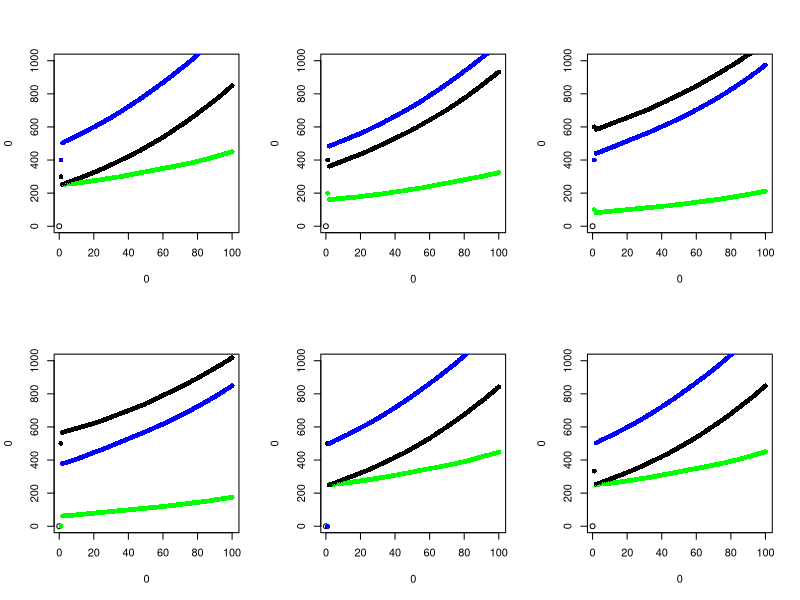

Generate this figure with R:
maxCount <- 100
deathRate <- c(0.995,0.99,0.993)

hardyW <- function(curGen, count) {
	# plot
	print(curGen)
	points(count,curGen[1],col="green",pch=16)
	points(count,curGen[2],col="blue",pch=16)
	points(count,curGen[3],col="black",pch=16)
	# calc next generation
	if(count < maxCount) {
		alleles <- sum(curGen) * 2
		p <- (curGen[1] * 2 + curGen[2]) / alleles
		q <- (curGen[2] + curGen[3] * 2) / alleles
		nextGen <- c(0,0,0)
		nextGen[1] <- round(alleles * p^2 / 2 + curGen[1] * (1-deathRate[1]))
		nextGen[2] <- round(alleles * p * q + curGen[2] * (1-deathRate[2]))
		nextGen[3] <- round(alleles * q^2 / 2 + curGen[2] * (1-deathRate[3]))
		hardyW(nextGen, count+1)
	}
}

par(mfrow=c(2,3))
plot(0,0,xlim=c(1,maxCount),ylim=c(1,1000))
hardyW(c(300,400,300), 1)
plot(0,0,xlim=c(1,maxCount),ylim=c(1,1000))
hardyW(c(200,400,400), 1)
plot(0,0,xlim=c(1,maxCount),ylim=c(1,1000))
hardyW(c(100,400,600), 1)
plot(0,0,xlim=c(1,maxCount),ylim=c(1,1000))
hardyW(c(0,500,500), 1)
plot(0,0,xlim=c(1,maxCount),ylim=c(1,1000))
hardyW(c(500,0,500), 1)
plot(0,0,xlim=c(1,maxCount),ylim=c(1,1000))
hardyW(c(333,333,334), 1)
